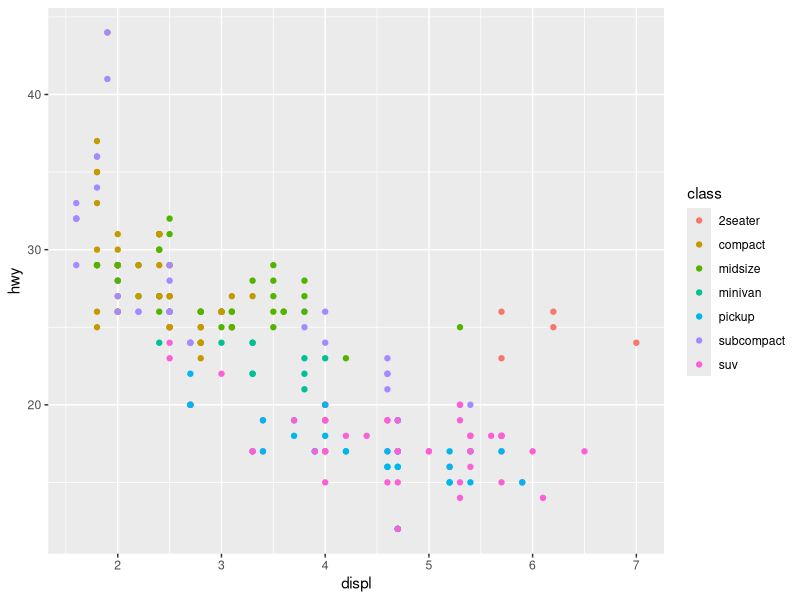
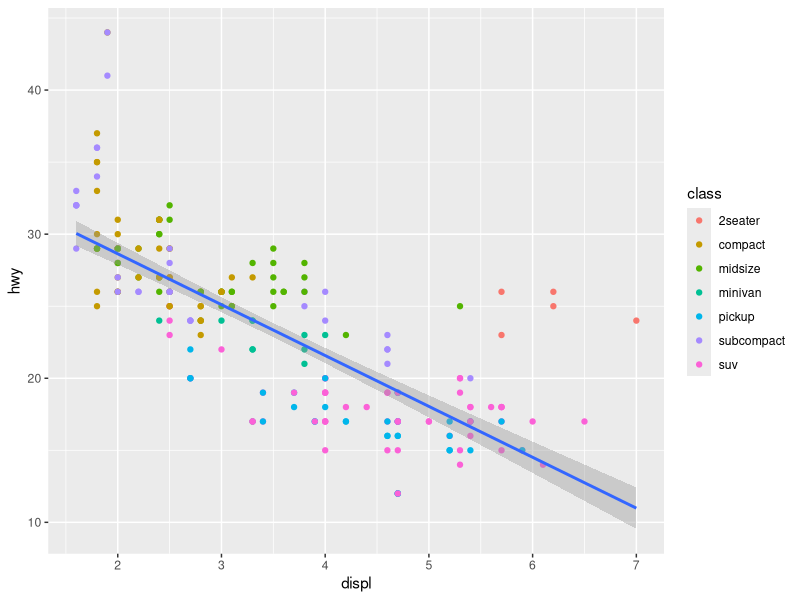
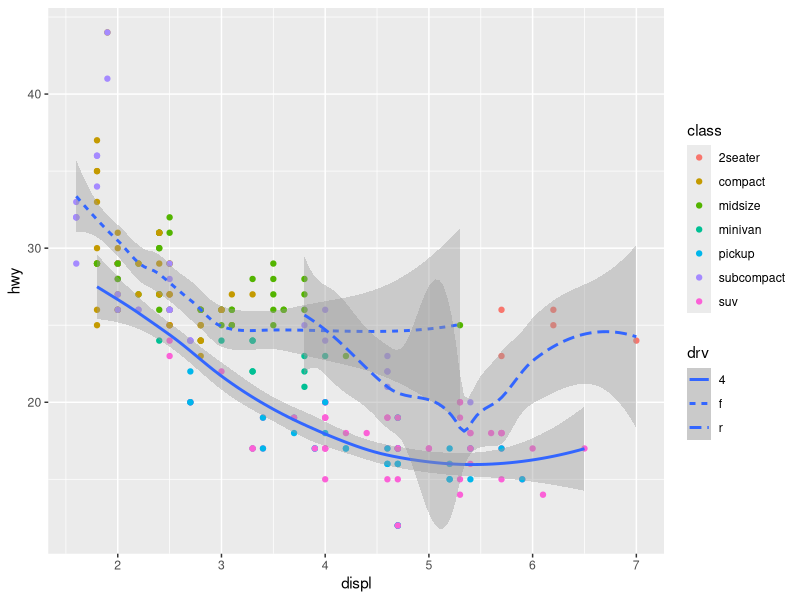

The R script that drew these images, in order:

library(ggplot2)
library(tidyverse)
data("mpg")

#1
mpg %>% ggplot(aes(x = displ,y = hwy)) +geom_point(aes(col = class))

#2
mpg %>% ggplot(aes(x = displ,y = hwy)) +geom_point(aes(col = class)) +geom_smooth(method = "lm")

#3

mpg %>% ggplot(aes(x = displ,y = hwy))+geom_point(aes(col = class)) +geom_smooth(aes(x = displ, y = hwy, linetype = drv))
